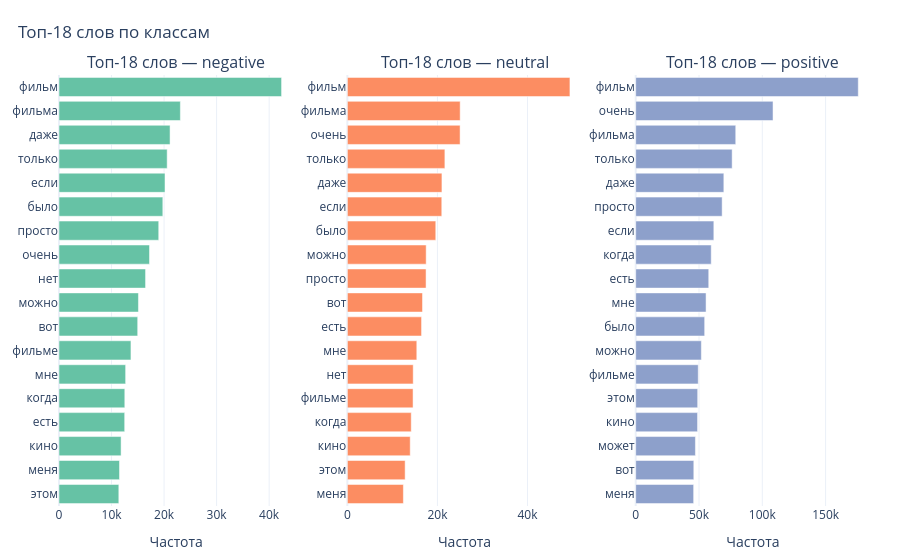

Source (notebook cell):
### Markdown cell above
### 3.2 Топ-слова по классам

Вместо повторения всех облаков слов из предыдущих лабораторных оставляем одну количественную визуализацию: топ частотных слов отдельно для каждого класса после грубой фильтрации служебных слов.

### Code cell
plot_wordclouds_by_class(df, max_words=150)
plot_top_words_by_class(df, n=18)

common_words = Counter()
for text in tqdm(
    df[TEXT_COL].astype(str),
    desc="Counting vocabulary",
    dynamic_ncols=True,
    disable=not SHOW_PROGRESS_BARS,
):
    common_words.update(word.lower() for word in re.findall(r"[а-яёА-ЯЁ]+", text))

print(f"Всего токенов:      {sum(common_words.values()):>12,}")
print(f"Уникальных токенов: {len(common_words):>12,}")
print("Топ-20 слов всего:")
display(pd.DataFrame(common_words.most_common(20), columns=["word", "count"]))

### Figure 1 — Plotly figure (JSON) as saved in the notebook; plotly's stock layout.template omitted (floating-point values rounded to 4 significant figures)
{"data": [{"marker": {"color": "rgb(102,194,165)"}, "name": "negative", "orientation": "h", "showlegend": false, "type": "bar", "x": [11387, 11515, 11818, 12503, 12526, 12683, 13695, 14979, 15122, 16478, 17225, 18983, 19763, 20180, 20591, 21141, 23101, 42368], "xaxis": "x", "y": ["этом", "меня", "кино", "есть", "когда", "мне", "фильме", "вот", "можно", "нет", "очень", "просто", "было", "если", "только", "даже", "фильма", "фильм"], "yaxis": "y"}, {"marker": {"color": "rgb(252,141,98)"}, "name": "neutral", "orientation": "h", "showlegend": false, "type": "bar", "x": [12438, 12829, 13958, 14184, 14588, 14620, 15418, 16475, 16684, 17474, 17499, 19633, 20964, 21001, 21655, 25029, 25048, 49419], "xaxis": "x2", "y": ["меня", "этом", "кино", "когда", "фильме", "нет", "мне", "есть", "вот", "просто", "можно", "было", "если", "даже", "только", "очень", "фильма", "фильм"], "yaxis": "y2"}, {"marker": {"color": "rgb(141,160,203)"}, "name": "positive", "orientation": "h", "showlegend": false, "type": "bar", "x": [45764, 45895, 47170, 48869, 48959, 49395, 51851, 54464, 55561, 57679, 59651, 61707, 68270, 69613, 76174, 79008, 108476, 175819], "xaxis": "x3", "y": ["меня", "вот", "может", "кино", "этом", "фильме", "можно", "было", "мне", "есть", "когда", "если", "просто", "даже", "только", "фильма", "очень", "фильм"], "yaxis": "y3"}], "layout": {"annotations": [{"font": {"size": 16}, "showarrow": false, "text": "Топ-18 слов — negative", "x": 0.1444, "xanchor": "center", "xref": "paper", "y": 1, "yanchor": "bottom", "yref": "paper"}, {"font": {"size": 16}, "showarrow": false, "text": "Топ-18 слов — neutral", "x": 0.5, "xanchor": "center", "xref": "paper", "y": 1, "yanchor": "bottom", "yref": "paper"}, {"font": {"size": 16}, "showarrow": false, "text": "Топ-18 слов — positive", "x": 0.8556, "xanchor": "center", "xref": "paper", "y": 1, "yanchor": "bottom", "yref": "paper"}], "font": {"size": 12}, "height": 560, "legend": {"title": {"text": "Класс"}}, "margin": {"b": 40, "l": 40, "r": 30, "t": 75}, "title": {"text": "Топ-18 слов по классам", "x": 0.02}, "xaxis": {"anchor": "y", "domain": [0, 0.2889], "title": {"text": "Частота"}}, "xaxis2": {"anchor": "y2", "domain": [0.3556, 0.6444], "title": {"text": "Частота"}}, "xaxis3": {"anchor": "y3", "domain": [0.7111, 1], "title": {"text": "Частота"}}, "yaxis": {"anchor": "x", "domain": [0, 1]}, "yaxis2": {"anchor": "x2", "domain": [0, 1]}, "yaxis3": {"anchor": "x3", "domain": [0, 1]}}}
